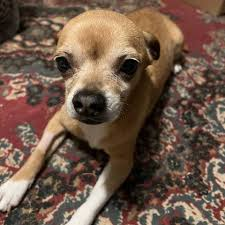
#> input picture data/chihuahua/c1.jpg, 225 x 225 px
$ python -i myfirstflask.py   (imports and definitions only)
#> lines starting #> are read from the running program, lines starting #| are printed output that depends on the picture
from flask import Flask, flash, redirect, request, render_template, make_response, url_for, jsonify
import json
import io
import base64
import os
import pickle
import numpy as np
from PIL import Image

# [1 line not run here, left out]
# [1 line that did not run here, left out]

# ── Load model ────────────────────────────────────────────────────────────────
MODEL_PATH = os.path.join(os.path.dirname(__file__), "model.pkl")

# [10 lines not run here, left out]

# ── Feature extraction functions ──────────────────────────────────────────────

def hog_features(img_arr: np.ndarray) -> np.ndarray:
    img = Image.fromarray((img_arr * 255).astype(np.uint8)).convert("L")
    arr = np.array(img, dtype=np.float32)
    gx = np.gradient(arr, axis=1)
    gy = np.gradient(arr, axis=0)
    mag = np.sqrt(gx**2 + gy**2)
    ang = np.arctan2(gy, gx) * 180 / np.pi % 180
    cell = 16
    feats = []
    for r in range(0, arr.shape[0], cell):
        for c in range(0, arr.shape[1], cell):
            m = mag[r:r+cell, c:c+cell]
            a = ang[r:r+cell, c:c+cell]
            hist, _ = np.histogram(a, bins=9, range=(0, 180), weights=m)
            feats.extend(hist)
    return np.array(feats)

def color_histogram(img_arr: np.ndarray, bins: int = 32) -> np.ndarray:
    feats = []
    for ch in range(3):
        hist, _ = np.histogram(img_arr[:, :, ch], bins=bins, range=(0, 1))
        feats.extend(hist / (hist.sum() + 1e-8))
    return np.array(feats)

def extract_features(img_arr: np.ndarray) -> np.ndarray:
    return np.concatenate([hog_features(img_arr), color_histogram(img_arr)])

def preprocess(pil_image: Image.Image) -> np.ndarray:
    img = pil_image.convert("RGB").resize(IMG_SIZE)
    return np.array(img, dtype=np.float32) / 255.0

# [11 lines left out: function predict, not called in this run]

# ── Existing Routes ────────────────────────────────────────────────────
# [3 lines that did not run here, left out]

# [3 lines that did not run here, left out]


# [9 lines that did not run here, left out]


# [7 lines that did not run here, left out]


# [154 lines that did not run here, left out]
# [3 lines that did not run here, left out]


# [32 lines that did not run here, left out]


# [2 lines not run here, left out]

>>> import cv2
>>> picture = cv2.imread('data/chihuahua/c1.jpg', cv2.IMREAD_GRAYSCALE)
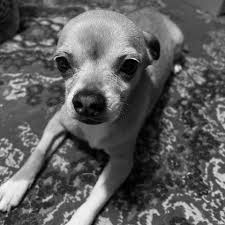
#> picture: shape (225, 225); min 0, max 250, mean 93.5
>>> result = extract_features(picture)
#> in hog_features, `img = Image.fromarray((img_arr * 255).astype(np.uint8)).convert("L")`:
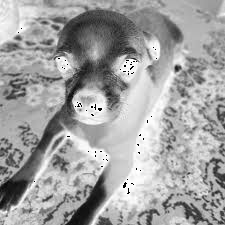
#> img: PIL image 225x225 L; min 0, max 255, mean 161.8
#> in hog_features, `gx = np.gradient(arr, axis=1)`:
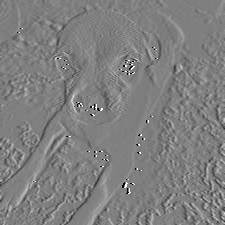
#> gx: shape (225, 225) float32; min -127.5, max 127.5, mean 0; drawn with min black and max white
#> in hog_features, `gy = np.gradient(arr, axis=0)`:
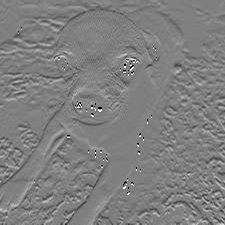
#> gy: shape (225, 225) float32; min -127.5, max 127.5, mean -0.1; drawn with min black and max white
#> in hog_features, `mag = np.sqrt(gx**2 + gy**2)`:
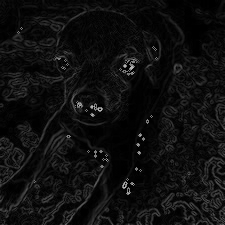
#> mag: shape (225, 225) float32; min 0, max 180.3, mean 15.4
#> in hog_features, `ang = np.arctan2(gy, gx) * 180 / np.pi % 180`:
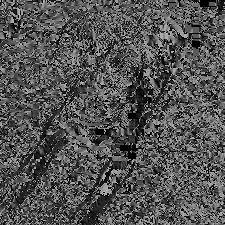
#> ang: shape (225, 225) float32; min 0, max 179.8, mean 83.7
#> after the loop in hog_features, `for r in range(0, arr.shape[0], cell):`: feats = 2025 values, max 2660.3 at index 1630, min 0 at index 131, mean 384.2
#> in color_histogram, `feats = []`: feats = []
#> (the run stopped early here; a loop or call above may not have finished)

$ run again, on data/chihuahua/c2.jpg
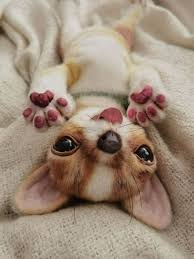
#> input picture data/chihuahua/c2.jpg, 194 x 259 px
#> in hog_features, `mag = np.sqrt(gx**2 + gy**2)`:
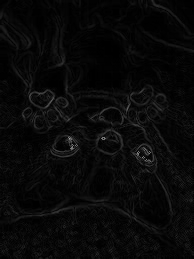
#> mag: shape (259, 194) float32; min 0, max 158.5, mean 9.1
#> in hog_features, `ang = np.arctan2(gy, gx) * 180 / np.pi % 180`:
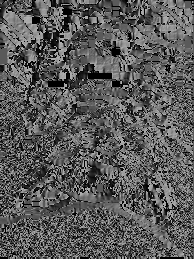
#> ang: shape (259, 194) float32; min 0, max 179.2, mean 89.9
#> after the loop in hog_features, `for r in range(0, arr.shape[0], cell):`: feats = 1989 values, max 1507.9 at index 978, min 0 at index 109, mean 229.4
#> in color_histogram, `feats = []`: feats = []

$ run again, on data/chihuahua/c3.jpg
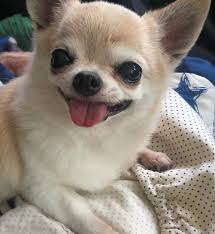
#> input picture data/chihuahua/c3.jpg, 215 x 234 px
#> in hog_features, `mag = np.sqrt(gx**2 + gy**2)`:
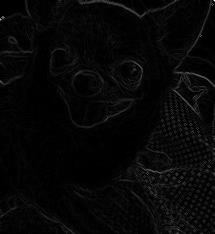
#> mag: shape (234, 215) float32; min 0, max 345.9, mean 10.1; drawn with min black and max white
#> in hog_features, `ang = np.arctan2(gy, gx) * 180 / np.pi % 180`:
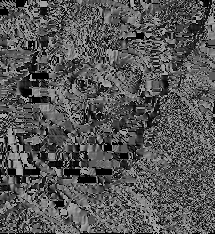
#> ang: shape (234, 215) float32; min 0, max 179.8, mean 86.7
#> after the loop in hog_features, `for r in range(0, arr.shape[0], cell):`: feats = 1890 values, max 2400.3 at index 68, min 0 at index 372, mean 270
#> in color_histogram, `feats = []`: feats = []
